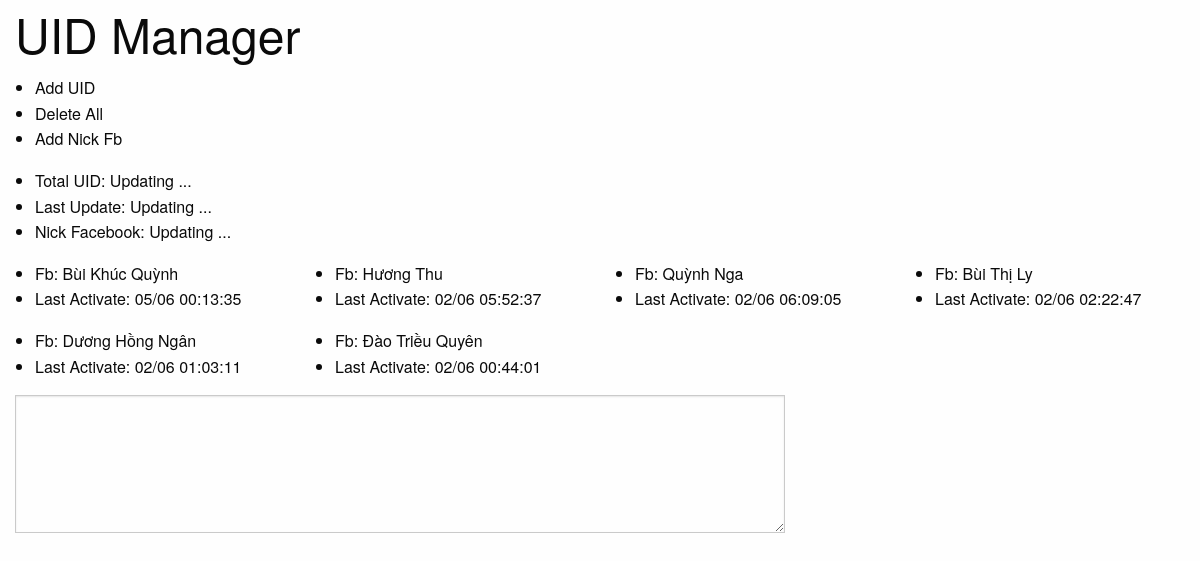
Before: / with the older database file.
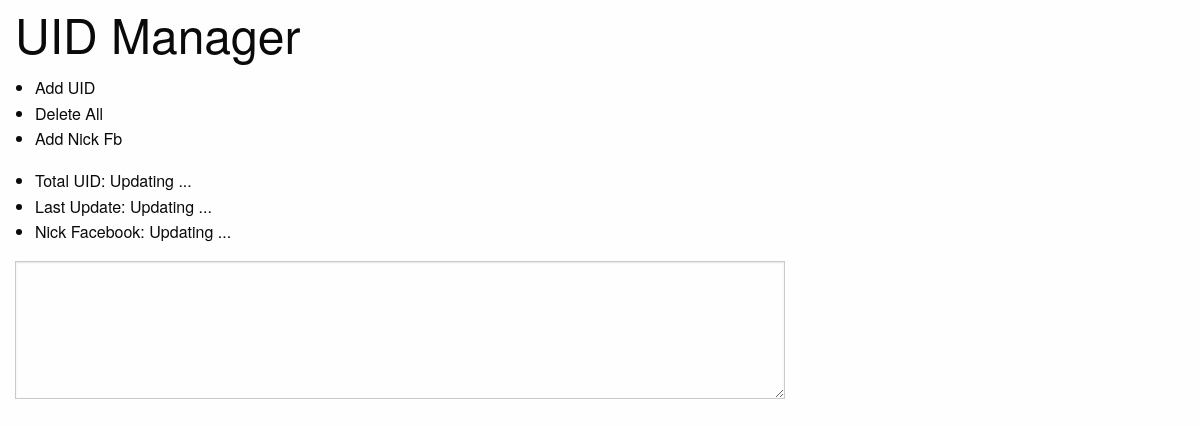
After: the same page with the newer database file.
### database.py (models this page shows, shortened)
class acc_manager(Base):
    __tablename__ = 'cookies_fb'
    id = Column(Integer, primary_key=True)
    name = Column(String(50))
    uid = Column(String(50))
    cookies = Column(String(50))
    last_activate = Column(String(50))
    def query_all(self):
        return session.query(acc_manager).all()

### master.py (the view)
@app.route('/')
def homepage():
    a = db_master(mode='qall_cookies')
    return render_template('home.html', nick = a)

### database.py (called while the page is built, shortened)
def db_master(**kwargs):
    db_control = {}
    for key, value in kwargs.items():
        db_control[key] = value
    if db_control['mode'] == 'add_uid':
        uid_manager().add_uid(db_control['uid'])
    if db_control['mode'] == 'del_all':
        uid_manager().del_all()
    if db_control['mode'] == 'max_uid':
        return uid_manager().max_uid()[0]
    if db_control['mode'] == 'min_uid':
        return uid_manager().min_uid()[0]
    if db_control['mode'] == 'query_uid':
        return uid_manager().query_uid(db_control['idx'])
    if db_control['mode'] == 'del_uid':
        uid_manager().del_uid(db_control['uid'])
    if db_control['mode'] == 'get_uid':
        return get_uid()
    if db_control['mode'] == 'add_cookies':
        read_cookies(db_control['cookies'])
    if db_control['mode'] == 'qall_cookies':
        return acc_manager().query_all()

### templates/home.html (shortened to what this page needs)
{% extends "base.html" %}
{% block body %}
<div class="body_content">
	<div class="grid-container">
		<div class="grid-x grid-margin-x">
			<div class="cell small-12">
			<div class="index">
			<h1>UID Manager</h1>
			<div class="control_lv1">
			<ul>
				<li class='add_uid' >Add UID</li>
				<li class='del_all' >Delete All</li>
				<li class='add_nickfb'>Add Nick Fb</li>
			</ul>
			</div>
			<div class="status_uid">
			<ul id='status_main'>
				<li>Total UID: Updating ...</li>
				<li>Last Update: Updating ...</li>
				<li>Nick Facebook: Updating ...</li>
			</ul>
			</div>
			<div class="reload_nick">
			<div class="grid-x grid-margin-x">
				{% for user in nick %}
				<div class="cell small-3 second_fb">
					<div class="nick_facebook">
						<ul>
						<li>Fb: {{ user.name }}</li>
						<li>Last Activate: {{ user.last_activate }}</li>
						</ul>
					</div>
				</div>
				{% endfor %}
				</div>
			</div>
			<div class="grid-x grid-margin-x">
			<div class="cell small-8">
			<div class="log_uid">
			<textarea id="log_uid" rows="5" cols="25"></textarea>
			</div>
			</div>
			</div>
			</div>
			</div>
		</div>
	</div>
</div>
{% endblock %}

### templates/base.html (shortened to what this page needs)
<!DOCTYPE html>
<html lang="en">
<head>
	<link rel="stylesheet" type="text/css" href="{{ url_for('static', filename='css/foundation.min.css') }}">
	<link rel="stylesheet/less" type="text/less" href="{{ url_for('static', filename='css/master.less') }}">
</head>
<body>
	{% block body %}{% endblock %}
</body>
</html>

Changed rows visible on the page:
removed acc_manager: name "Bùi Khúc Quỳnh", last_activate "05/06 00:13:35"
removed acc_manager: name "Hương Thu", last_activate "02/06 05:52:37"
removed acc_manager: name "Quỳnh Nga", last_activate "02/06 06:09:05"
removed acc_manager: name "Bùi Thị Ly", last_activate "02/06 02:22:47"
removed acc_manager: name "Dương Hồng Ngân", last_activate "02/06 01:03:11"
removed acc_manager: name "Đào Triều Quyên", last_activate "02/06 00:44:01"
